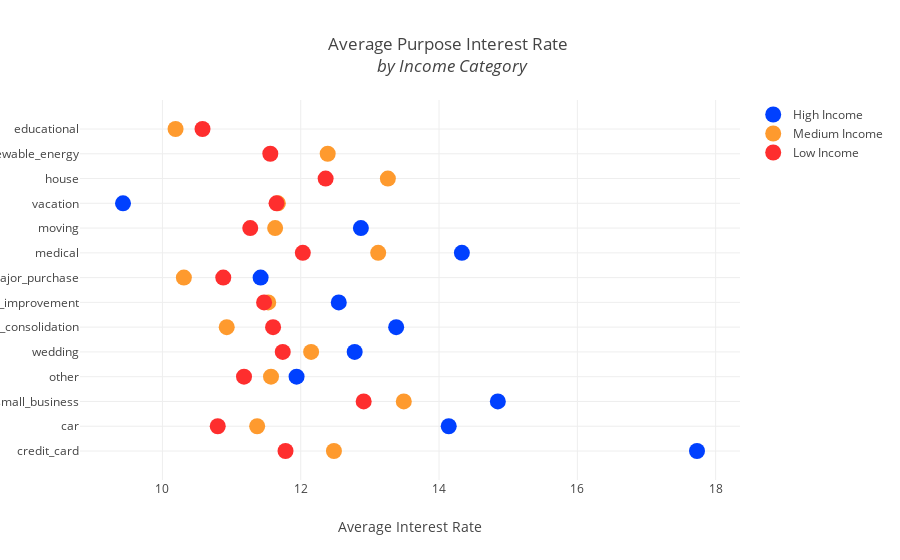

The cell this chart's notebook holds for it:
### Code cell
# Work on a plot to explain better the correlations between the different columns in final_df dataframe.
# We will do a Subplot in Plotly with 

import plotly.plotly as py
import plotly.graph_objs as go

# Labels
purpose_labels = df['purpose'].unique()

# Average Interest Rate Dot Plots # 1st Subplot
high_income = final_df['interest_rate'].loc[final_df['income_category'] == 'High'].values.tolist()
medium_income = final_df['interest_rate'].loc[final_df['income_category'] == 'Medium'].values.tolist()
low_income = final_df['interest_rate'].loc[final_df['income_category'] == 'Low'].values.tolist()

high_lst = ['%.2f' % val for val in high_income]
med_lst = ['%.2f' % val for val in medium_income]
low_lst = ['%.2f' % val for val in low_income]



trace1 = {"x": high_lst,
          "y": purpose_labels,
          "marker": {"color": "#0040FF", "size": 16},
          "mode": "markers",
          "name": "High Income",
          "type": "scatter"
}

trace2 = {"x": med_lst,
          "y": purpose_labels,
          "marker": {"color": "#FE9A2E", "size": 16},
          "mode": "markers",
          "name": "Medium Income",
          "type": "scatter",
}

trace3 = {"x": low_lst,
          "y": purpose_labels,
          "marker": {"color": "#FE2E2E", "size": 16},
          "mode": "markers",
          "name": "Low Income",
          "type": "scatter",
}




data = [trace1, trace2, trace3]
layout = {"title": "Average Purpose Interest Rate <br> <i> by Income Category </i> ",
          "xaxis": {"title": "Average Interest Rate", },
          "yaxis": {"title": ""}}

fig = go.Figure(data=data, layout=layout)
iplot(fig)

### Figure 1 — Plotly figure (JSON) as saved in the notebook; plotly's stock layout.template omitted (floating-point values rounded to 4 significant figures)
{"data": [{"marker": {"color": "#0040FF", "size": 16}, "mode": "markers", "name": "High Income", "type": "scatter", "uid": "617d2ded-65dc-41b6-82d7-a19e71dc2403", "x": ["17.73", "14.14", "14.85", "11.94", "12.78", "13.38", "12.55", "11.42", "14.33", "12.87", "9.43"], "y": ["credit_card", "car", "small_business", "other", "wedding", "debt_consolidation", "home_improvement", "major_purchase", "medical", "moving", "vacation", "house", "renewable_energy", "educational"]}, {"marker": {"color": "#FE9A2E", "size": 16}, "mode": "markers", "name": "Medium Income", "type": "scatter", "uid": "2561976d-ee32-4898-8ae1-c0a3514314fd", "x": ["12.48", "11.37", "13.49", "11.57", "12.15", "10.93", "11.53", "10.31", "13.12", "11.63", "11.67", "13.26", "12.39", "10.19"], "y": ["credit_card", "car", "small_business", "other", "wedding", "debt_consolidation", "home_improvement", "major_purchase", "medical", "moving", "vacation", "house", "renewable_energy", "educational"]}, {"marker": {"color": "#FE2E2E", "size": 16}, "mode": "markers", "name": "Low Income", "type": "scatter", "uid": "b15aa778-b1f9-4251-a16c-e2bb7a88d51f", "x": ["11.78", "10.80", "12.91", "11.18", "11.74", "11.60", "11.47", "10.88", "12.03", "11.27", "11.65", "12.36", "11.56", "10.58"], "y": ["credit_card", "car", "small_business", "other", "wedding", "debt_consolidation", "home_improvement", "major_purchase", "medical", "moving", "vacation", "house", "renewable_energy", "educational"]}], "layout": {"title": {"text": "Average Purpose Interest Rate <br> <i> by Income Category </i> "}, "xaxis": {"title": {"text": "Average Interest Rate"}}, "yaxis": {"title": {"text": ""}}}}
